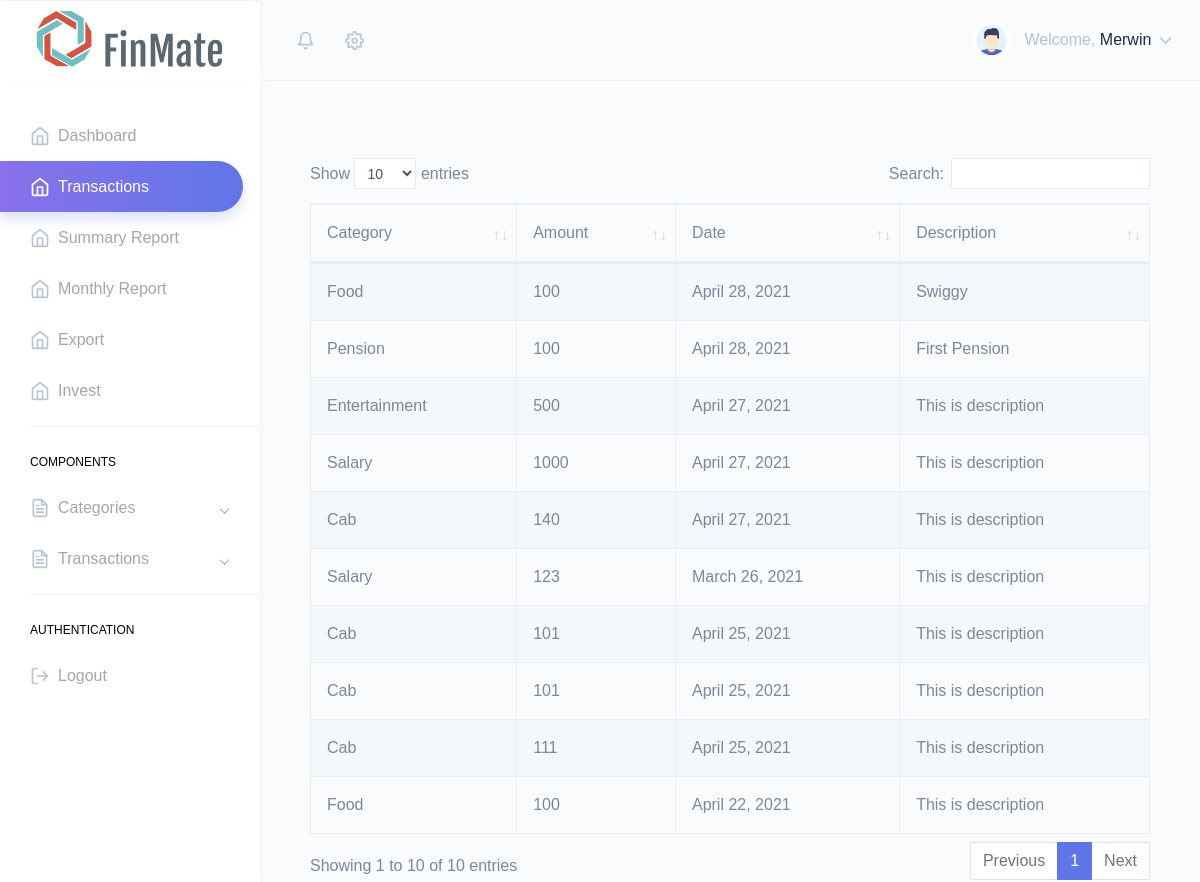
Page /transaction (signed in) on the earlier database version.
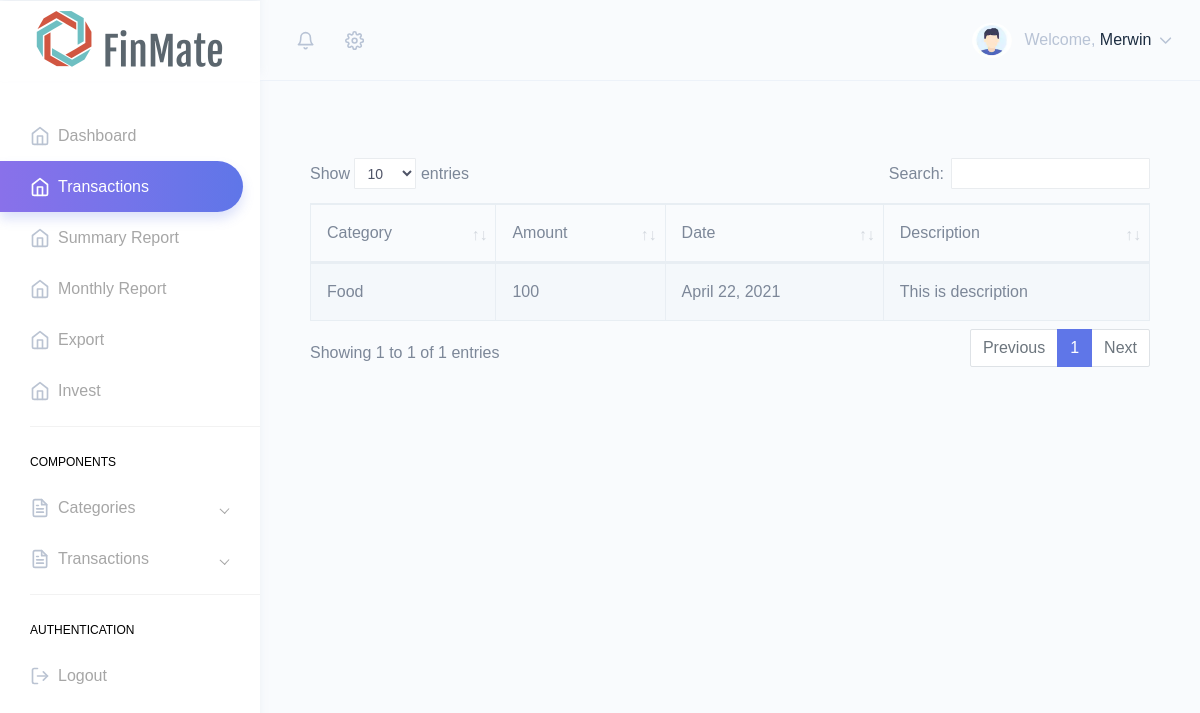
Same page on the later database version.
### management/models.py (models this page shows, shortened)
class Transaction(models.Model):
    user = models.ForeignKey(User, on_delete=models.CASCADE)
    category = models.ForeignKey(Category, on_delete=models.CASCADE)
    amount = models.IntegerField()
    date = models.DateField()
    feedback = models.TextField()
    description = models.TextField()
    sentiment = models.FloatField(default=0.0)

class Category(models.Model):
    user = models.ForeignKey(User, on_delete=models.CASCADE)
    category_name = models.CharField(max_length=100)
    is_expense = models.BooleanField()

### management/views.py (the view)
# urls.py: path('transaction', views.transaction, name='transaction'),
def transaction(request):
    cat = 0
    if request.method == "POST":
        catid = request.POST.get('catid')
        cat = catid
        catobj = Category.objects.get(pk=catid)
        cat_name = str(catobj)
        cat_name = cat_name[4:]
        amount = request.POST.get('amount')
        date = request.POST.get('date')
        description = request.POST.get('description')
        feedback = request.POST.get('feedback')
        if catobj.is_expense == 0:
            feedback = ""
        new_words = {'cushiony': 1, 'comfort': 0, 'support': 0, 'unsupportive': -1, 'lightweight': 1, 'heavyweight': -1, 'stabilize': 1, 'instability': -1, 'unresponsive': -1, 'durable': 1, 'breathable': 1, 'protective': 1, 'too': 0, 'flimsy': -1, 'freedom': 0, 'tore': -1.5, 'narrow': -1, 'strike': 0, 'right': 1.5, 'hole': -1.5, 'never': -.5,
                     'holes': -1.5, "stiff": -1, 'return': -.5, 'returning': -.5, 'issue': -1, "untied": -1, 'clunky': -1, 'stiffness': -1, 'swollen': -1, 'stylish': 1, 'rip': -1, 'returned': -.5, 'bulky': -1}  # this list specifies sentiment scores for common words that are related to running shoes, in other words it adds context to the sentiment analysis
        sid = SentimentIntensityAnalyzer()
        sid.lexicon.update(new_words)
        score = sid.polarity_scores(feedback)
        print("Score", score)
        compound = score.get('compound')
        print("compound", compound)
        usd = request.user.id
        newtransaction = Transaction(
            user=request.user, category=catobj, amount=amount, date=date, description=description, feedback=feedback, sentiment=compound)
        newtransaction.save()
        usd = request.user.id
        print('cat', cat)
        dataset1 = Transaction.objects.raw(
            'select id,category_id,feedback from management_transaction where user_id=%s and category_id=%s', [usd, cat])
        review = list()
        for entry in dataset1:
            usid = Transaction.objects.get(pk=entry.id)
            fdb = usid.feedback
            print(fdb)
            review.append('%s' % fdb)
        print(review)
        total = 0
        for i in review:
            new_words = {'cushiony': 1, 'comfort': 0, 'support': 0, 'unsupportive': -1, 'lightweight': 1, 'heavyweight': -1, 'stabilize': 1, 'instability': -1, 'unresponsive': -1, 'durable': 1, 'breathable': 1, 'protective': 1, 'too': 0, 'flimsy': -1, 'freedom': 0, 'tore': -1.5, 'narrow': -1, 'strike': 0, 'right': 1.5, 'hole': -1.5, 'never': -.5,
                         'holes': -1.5, "stiff": -1, 'return': -.5, 'returning': -.5, 'issue': -1, "untied": -1, 'clunky': -1, 'stiffness': -1, 'swollen': -1, 'stylish': 1, 'rip': -1, 'returned': -.5, 'bulky': -1}  # this list specifies sentiment scores for common words that are related to running shoes, in other words it adds context to the sentiment analysis
            sid = SentimentIntensityAnalyzer()
            sid.lexicon.update(new_words)
            score = sid.polarity_scores(i)
            compound = score.get('compound')
            total += compound
            print(total)
        avgtotal = total/(len(review))
        print(avgtotal)
        alltransaction = Transaction.objects.filter(user=request.user)
        if total < -0.2:
            notification = Notification(user=request.user, category=catobj)
            notification.save()
            return render(request, 'transaction.html', {'alert_flag': True, 'cat_name': cat_name,
                                                        'alltransaction': alltransaction})
        arr = []
        income = Transaction.objects.raw(
            'SELECT management_transaction.id,sum(management_transaction.amount) as amount  FROM management_transaction INNER JOIN management_category ON management_transaction.category_id=management_category.id WHERE management_category.is_expense=0 and management_transaction.user_id=%s', [usd])
        for i in income:
            print(i.amount)
            arr.append(i.amount)
        expenses = Transaction.objects.raw(
            'SELECT management_transaction.id,sum(management_transaction.amount) as amount FROM management_transaction INNER JOIN management_category ON management_transaction.category_id=management_category.id WHERE management_category.is_expense=1 and management_transaction.user_id=%s', [usd])
        for i in expenses:
            print(i.amount)
            arr.append(i.amount)
        print(arr)
        if arr[0] != None and arr[1] != None:
            savings = arr[0]-arr[1]
        else:
            savings = None
        cred_score = savings/arr[0]
        print('credscore', cred_score)
        cust = CustomUser.objects.get(user_id=request.user.id)
        cust.credit_score = cred_score
        cust.save(update_fields=['credit_score'])
        return redirect('/transaction')
    else:
        alltransaction = Transaction.objects.filter(
            user=request.user).order_by('-id')
        return render(request, "transaction.html", {'alltransaction': alltransaction})

### management/context_processors.py (called while the page is built)
def top_notifications(request):
    if request.user.is_authenticated:
        return {'top_notifications': Notification.objects.filter(user=request.user)}
    else:
        return {'top_notifications': Notification.objects.all()}

### templates/transaction.html (shortened to what this page needs)
{% extends 'base.html' %}
{% load static %}
{% block body %}
<div class="page-wrapper">
    <div class="page-breadcrumb">
        <div class="container mt-5">
            <!-- <h1 class="text-center mb-5">Transactions <a class="btn btn-primary" href="/export-csv" role="button">Export
                CSV</a>
        </h1> -->
            <table id="myTable" class="table table-striped table-bordered display no-wrap">
                <thead>
                    <tr>
                        <th scope="col">Category</th>
                        <th scope="col">Amount</th>
                        <th scope="col">Date</th>
                        <th scope="col">Description</th>
                    </tr>
                </thead>
                <tbody id="tbody" id="tbody">
                    {% for t in alltransaction%}
                    <tr>
                        <td>
                            {{t.category.category_name}}
                        </td>
                        <td>
                            {{t.amount}}
                        </td>
                        <td>
                            {{t.date}}
                        </td>
                        <td>
                            {{t.description}}
                        </td>
                    </tr>
                    {% endfor %}
                </tbody>
            </table>
        </div>
    </div>
</div>
{% endblock body %}

Differences in the rows shown:
removed Transaction: category.category_name "Food", amount "100", date "April 28, 2021", description "Swiggy"
removed Transaction: category.category_name "Pension", amount "100", date "April 28, 2021", description "First Pension"
removed Transaction: category.category_name "Entertainment", amount "500", date "April 27, 2021", description "This is description"
removed Transaction: category.category_name "Salary", amount "1000", date "April 27, 2021", description "This is description"
removed Transaction: category.category_name "Cab", amount "140", date "April 27, 2021", description "This is description"
removed Transaction: category.category_name "Salary", amount "123", date "March 26, 2021", description "This is description"
removed Transaction: category.category_name "Cab", amount "101", date "April 25, 2021", description "This is description"
removed Transaction: category.category_name "Cab", amount "101", date "April 25, 2021", description "This is description"
removed Transaction: category.category_name "Cab", amount "111", date "April 25, 2021", description "This is description"
Other differences:
text written by a page script: "Show entries Search: Showing 1 to 10 of 10 entries Previous 1 Next" → "Show entries Search: Showing 1 to 1 of 1 entries Previous 1 Next"
